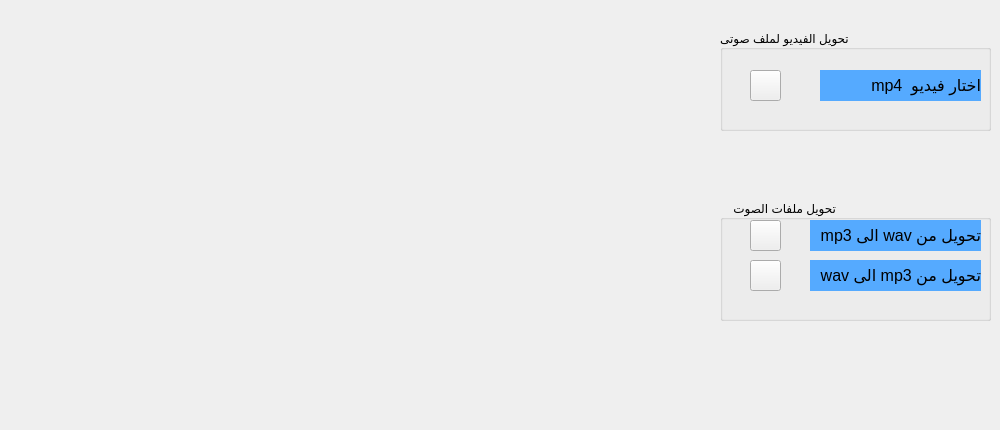
    <widget class="QWidget" name="tab_2">
     <attribute name="title">
      <string> الملفات الصوتية </string>
     </attribute>
     <widget class="QGroupBox" name="groupBox_12">
      <property name="geometry">
       <rect>
        <x>720</x>
        <y>30</y>
        <width>271</width>
        <height>101</height>
       </rect>
      </property>
      <property name="title">
       <string>تحويل الفيديو لملف صوتى </string>
      </property>
      <widget class="QLabel" name="label_35">
       <property name="geometry">
        <rect>
         <x>100</x>
         <y>40</y>
         <width>161</width>
         <height>31</height>
        </rect>
       </property>
       <property name="font">
        <font>
         <pointsize>12</pointsize>
        </font>
       </property>
       <property name="styleSheet">
        <string notr="true">background-color: rgb(85, 170, 255);</string>
       </property>
       <property name="text">
        <string>اختار فيديو  mp4 </string>
       </property>
      </widget>
      <widget class="QPushButton" name="pushButton_16">
       <property name="geometry">
        <rect>
         <x>30</x>
         <y>40</y>
         <width>31</width>
         <height>31</height>
        </rect>
       </property>
       <property name="text">
        <string/>
       </property>
       <property name="icon">
        <iconset>
         <normaloff>icons/video.png</normaloff>icons/video.png</iconset>
       </property>
       <property name="iconSize">
        <size>
         <width>30</width>
         <height>50</height>
        </size>
       </property>
      </widget>
     </widget>
     <widget class="QGroupBox" name="groupBox_13">
      <property name="geometry">
       <rect>
        <x>720</x>
        <y>200</y>
        <width>271</width>
        <height>121</height>
       </rect>
      </property>
      <property name="title">
       <string>    تحويل ملفات الصوت   </string>
      </property>
      <widget class="QLabel" name="label_104">
       <property name="geometry">
        <rect>
         <x>90</x>
         <y>20</y>
         <width>171</width>
         <height>31</height>
        </rect>
       </property>
       <property name="font">
        <font>
         <pointsize>12</pointsize>
        </font>
       </property>
       <property name="styleSheet">
        <string notr="true">background-color: rgb(85, 170, 255);</string>
       </property>
       <property name="text">
        <string>تحويل من wav الى mp3</string>
       </property>
      </widget>
      <widget class="QPushButton" name="pushButton_37">
       <property name="geometry">
        <rect>
         <x>30</x>
         <y>20</y>
         <width>31</width>
         <height>31</height>
        </rect>
       </property>
       <property name="text">
        <string/>
       </property>
       <property name="icon">
        <iconset>
         <normaloff>icons/video.png</normaloff>icons/video.png</iconset>
       </property>
       <property name="iconSize">
        <size>
         <width>30</width>
         <height>50</height>
        </size>
       </property>
      </widget>
      <widget class="QLabel" name="label_105">
       <property name="geometry">
        <rect>
         <x>90</x>
         <y>60</y>
         <width>171</width>
         <height>31</height>
        </rect>
       </property>
       <property name="font">
        <font>
         <pointsize>12</pointsize>
        </font>
       </property>
       <property name="styleSheet">
        <string notr="true">background-color: rgb(85, 170, 255);</string>
       </property>
       <property name="text">
        <string>تحويل من mp3 الى wav</string>
       </property>
      </widget>
      <widget class="QPushButton" name="pushButton_38">
       <property name="geometry">
        <rect>
         <x>30</x>
         <y>60</y>
         <width>31</width>
         <height>31</height>
        </rect>
       </property>
       <property name="text">
        <string/>
       </property>
       <property name="icon">
        <iconset>
         <normaloff>icons/video.png</normaloff>icons/video.png</iconset>
       </property>
       <property name="iconSize">
        <size>
         <width>30</width>
         <height>50</height>
        </size>
       </property>
      </widget>
     </widget>
     <widget class="QLabel" name="label_106">
      <property name="geometry">
       <rect>
        <x>40</x>
        <y>10</y>
        <width>521</width>
        <height>411</height>
       </rect>
      </property>
      <property name="text">
       <string/>
      </property>
      <property name="pixmap">
       <pixmap>icons/video (1).png</pixmap>
      </property>
     </widget>
    </widget>
